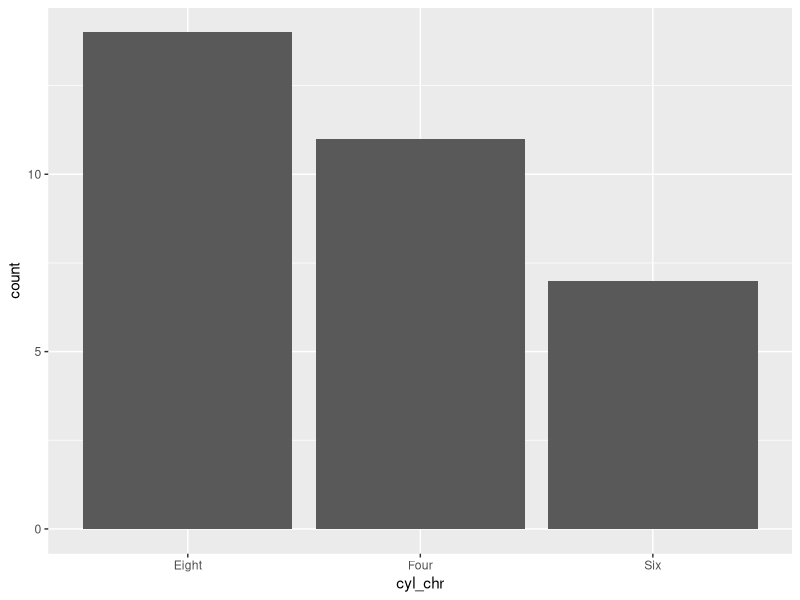
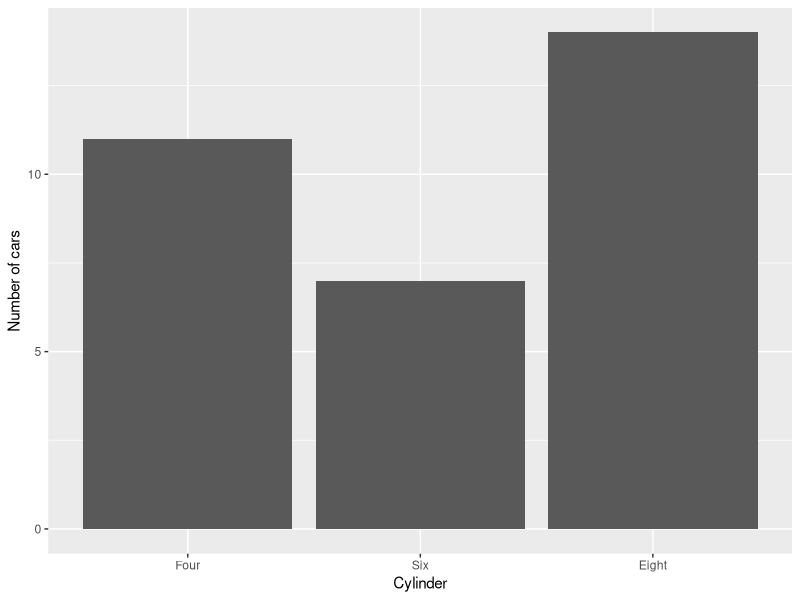
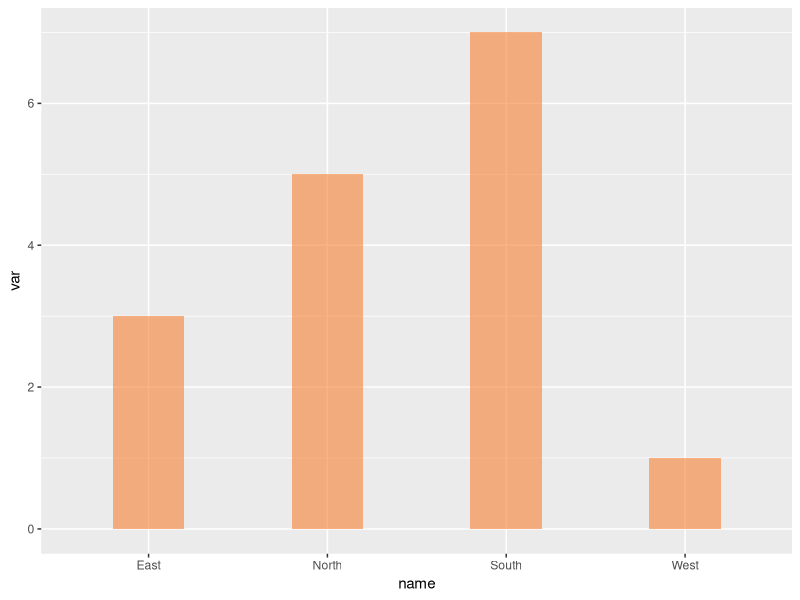
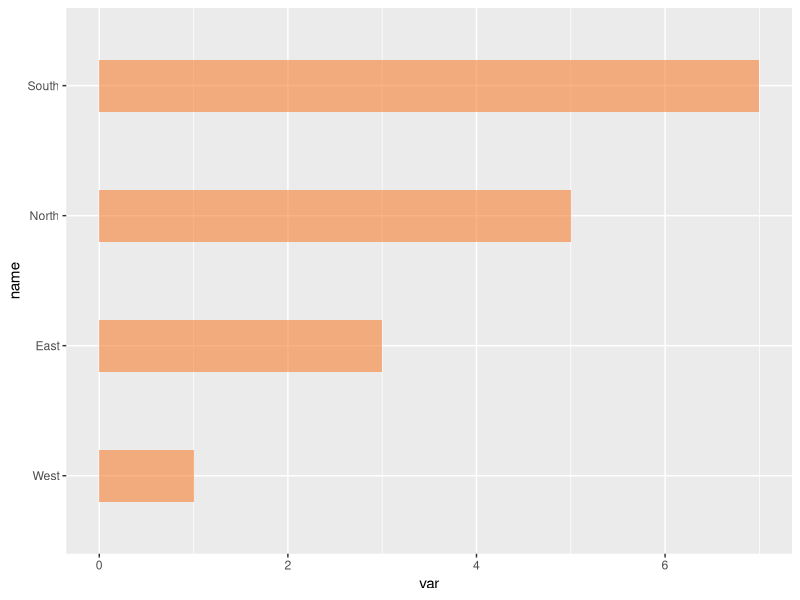
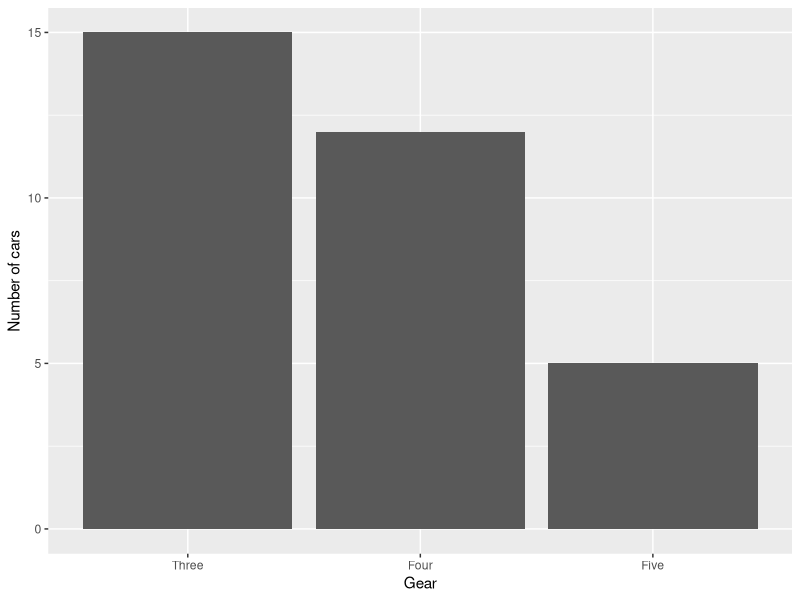
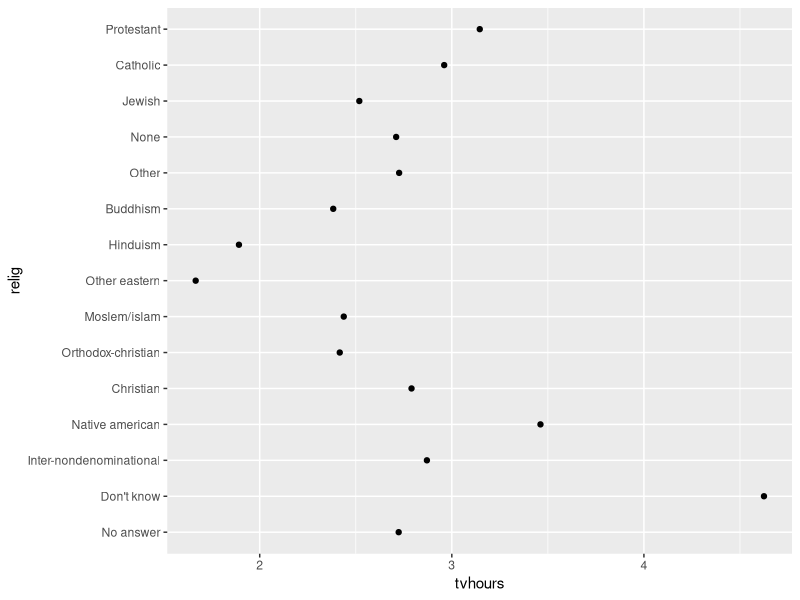
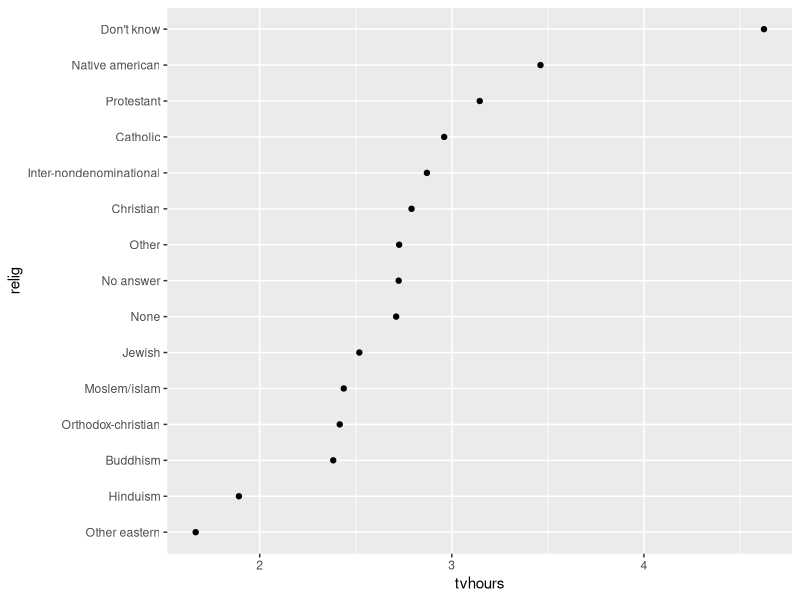
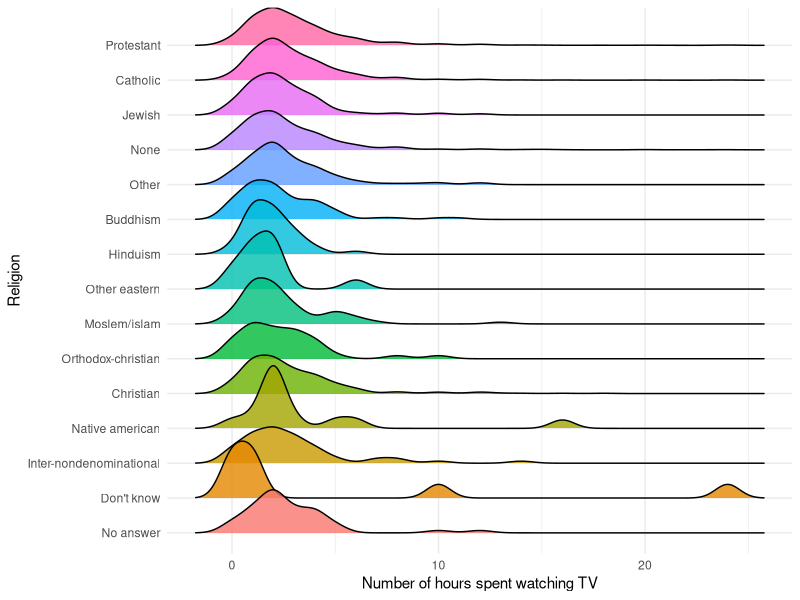

Recreate these plots in R, in order.
## ---- chunk 1
knitr::opts_chunk$set(echo = TRUE, eval=TRUE)
## ---- chunk 2
library(tidyverse)

## Check whether "forcats" is listed among the loaded packages.
## Alternatively, you could load "forcats" (and "ggplot2") separately:
# install.packages("forcats")
# library(forcats)
# library(ggplot2)
## ---- chunk 3
x <- c(5,12, 13,12)
x

# Convert the vector to a factor:
xf <- factor(x)
xf
## ---- chunk 4
str(xf)
unclass(xf)
## ---- chunk 5
y <- c("D", "R", "R", "I", "R", "I", "D", "I")
y
str(y)
## ---- chunk 6
fy <- factor(y)
fy
unclass(fy)
## ---- chunk 7
months_vector <- c("Dec", "Apr", "Jan", "Mar")

# Try to sort using the `sort` function
sort(months_vector)
## ---- chunk 8
month_levels <- c("Jan", "Feb", "Mar", "Apr", "May", "Jun",
                  "Jul", "Aug", "Sep", "Oct", "Nov", "Dec")
## ---- chunk 9
months_factor <- factor(months_vector, levels = month_levels)
## ---- chunk 10
sort(months_factor)
## ---- chunk 11
data(mtcars)

names(mtcars)
dim(mtcars)
str(mtcars)
## ---- chunk 12
Data <- mtcars %>%
  select("mpg", "cyl", "disp", "hp", "wt")
## ---- chunk 13
Data <- Data %>%
  mutate(cyl_chr = recode(cyl,`4` = "Four", `6` = "Six", `8` = "Eight"))

head(Data)
## ---- chunk 14
Data %>%
  ggplot(aes(x = cyl_chr)) +
  geom_bar() 
## ---- chunk 15
Data %>%
  mutate(cyl_chr = fct_relevel(cyl_chr, "Four", "Six", "Eight")) %>%
  ggplot(aes(x = cyl_chr)) +
  geom_bar() +
  labs(x = "Cylinder", y = "Number of cars")
## ---- chunk 16
Data_a <- data.frame(name = c("North", "South", "East", "West"),
                     var = sample(seq(1, 10), 4))
## ---- chunk 17
Data_a %>%
  ggplot(aes(x = name, y = var)) +
  geom_bar(stat = "identity", fill = "#f68034", alpha = 0.6, width = 0.4) 
## ---- chunk 18
Data_a %>%
  mutate(name = fct_reorder(name, var)) %>%
  ggplot(aes(x = name, y = var)) +
  geom_bar(stat = "identity", fill = "#f68034", alpha = 0.6, width = 0.4) +
  coord_flip() 
## ---- chunk 19
data("mtcars")
## ---- chunk 20
gear_df <- mtcars %>%
  mutate(gear_chr = recode(gear,
                         `3`= "Three",
                         `4` ="Four",
                         `5`= "Five"))

head(gear_df)
## ---- chunk 21
gear_df %>%
  mutate(gear_fct = fct_relevel(gear_chr, "Three", "Four", "Five")) %>%
  ggplot(aes(x = gear_fct)) +
  geom_bar() +
  labs(x = "Gear", y = "Number of cars")
## ---- chunk 22
forcats::gss_cat
## ---- chunk 23
relig <- gss_cat %>%
	group_by(relig) %>%
	summarize(tvhours = mean(tvhours, na.rm = TRUE))

ggplot(relig, aes(tvhours, relig)) +
  geom_point()
## ---- chunk 24
relig <- gss_cat %>%
	group_by(relig) %>%
	summarize(tvhours = mean(tvhours, na.rm = TRUE))

relig %>%
  mutate(relig = fct_reorder(relig, tvhours)) %>%
  ggplot(aes(tvhours, relig)) +
  geom_point()
## ---- chunk 25
library(ggridges)

ggplot(gss_cat, aes(x = tvhours, y = relig, fill = relig)) +
  geom_density_ridges(alpha = 0.8) +
  labs(x = 'Number of hours spent watching TV', y = 'Religion') +
  guides(fill = FALSE) +
  theme_minimal()
